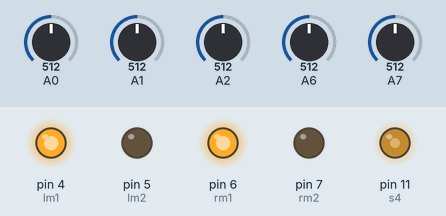
Simulated run of this sketch. Board: Arduino Uno, built with avr-gcc and run on an emulated ATmega328P. On the bench: output pins drawn as LEDs (lit = HIGH). The inputs (shaded band) are chosen by the test bench; at power-on: A0 = 512, A1 = 512, A2 = 512, A6 = 512, A7 = 512. Pins used as bus, display or sensor lines are not drawn.

Above: at 0.1 s.
Timing chart, 0 to 1.6 s (numbered marks = the images above):
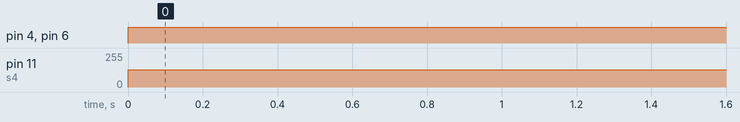

Measured:
- by itself, pin 4 (lm1), pin 6 (rm1): LOW → HIGH at 0.00 s
- by itself, pin 11 (s4): 0/255 → 128/255 at 0.00 s

The sketch:

test.ino
```cpp
int rm1=6,rm2=7,lm1=4,lm2=5   ,s1=8,s2=9,s3=10,s4=11,s5=12,vleft=10,vright=11;
float integral=0,difference=0,error=0,kp=60,ki=0.01,kd=5,lastError=0,v1=128,v2=128,MaxIntegral=50;
void setup() {
  //SETTING PINMODES
pinMode(s1,INPUT);
pinMode(s2,INPUT);
pinMode(s3,INPUT);
pinMode(s4,INPUT);
pinMode(s5,INPUT);
pinMode(lm1,OUTPUT);
pinMode(lm2,OUTPUT);
pinMode(rm1,OUTPUT);
pinMode(rm2,OUTPUT);

pinMode(vleft,OUTPUT);
pinMode(vright,OUTPUT);

Serial.begin(9600);
}
void loop(){
if(v1>0 && v2>0){
  digitalWrite(lm1,HIGH);
digitalWrite(lm2,LOW);
digitalWrite(rm1,HIGH);
digitalWrite(rm2,LOW);
}

if(v1<0 && v2<0){
  digitalWrite(lm1,LOW);
digitalWrite(lm2,HIGH);
digitalWrite(rm1,LOW);
digitalWrite(rm2,HIGH);
}

if(v1>0 && v2<0){
  digitalWrite(lm1,HIGH);
digitalWrite(lm2,LOW);
digitalWrite(rm1,LOW);
digitalWrite(rm2,HIGH);
}
if(v1<0 && v2>0){
  digitalWrite(lm1,LOW);
digitalWrite(lm2,HIGH);
digitalWrite(rm1,HIGH);
digitalWrite(rm2,LOW);
}


for(int i=0;i<5;i++){
  if(analogRead(i+6)==true){
    switch(i){
      case 0:
      error=-2;
      break;
      case 1:
      error=-1;
      break;
      case 2:
      error=-0;
      break;
      case 3:
      error=1;
      break;
      case 4:
      error = 2;
      break;
    }
  }
}


//pid stuff
difference = error-lastError;
integral+=error;
lastError=error;
if(integral>MaxIntegral)
  integral=40;
v1=128+(kp*error+ki*integral+kd*difference);
v2=128-(kp*error+ki*integral+kd*difference);
//pid stuff ends
analogWrite(vleft,v1);
analogWrite(vright,v2);
}
```
